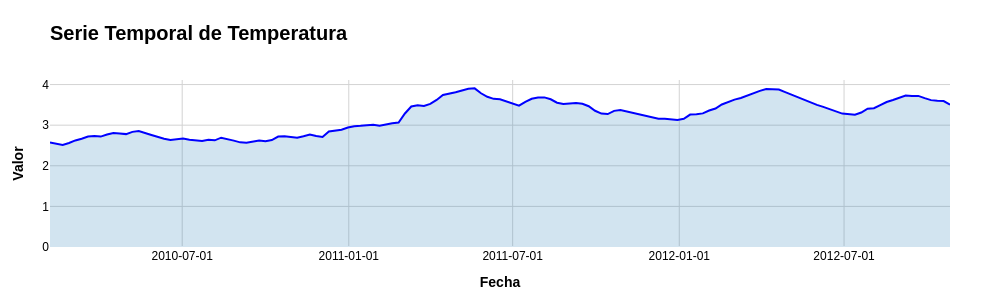

Write notebook code for a chart like this one.
### Code cell
grafico = VisualizarSerieTemporal(
    x=dataStore['Date'],
    y=dataStore['Fuel_Price'],
    titulo="Serie Temporal de Temperatura",
    xlabel="Fecha",
    ylabel="Valor",
    nombreVariable="Temperatura",
    LineColor="blue",
    LineWidth=2,
    dash="solid",
    altura=300,
    largo=1000,
    x_tickformat="%Y-%m-%d",
    fill="tozeroy",   # activa relleno desde la línea hasta el eje x
    fillcolor="rgba(31, 119, 180, 0.2)" # opacidad del área
)
fig2 = grafico.GraficarUnaVariableTemporal()
fig2.show()
